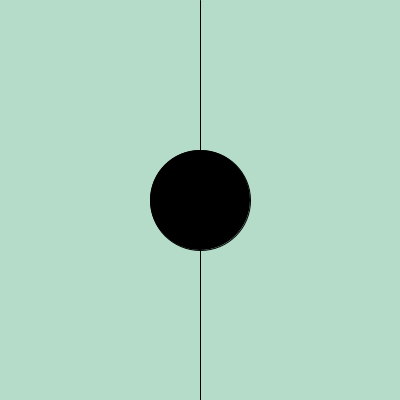
Frame 1 (no input)
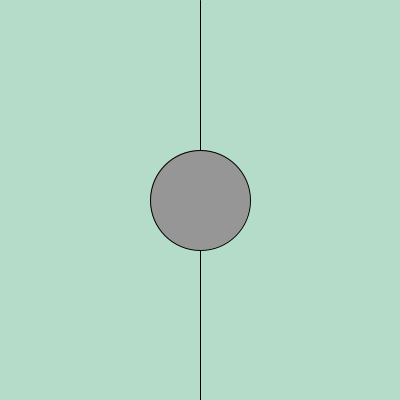
Frame 60 (the mouse pressed at the canvas centre just before this capture)
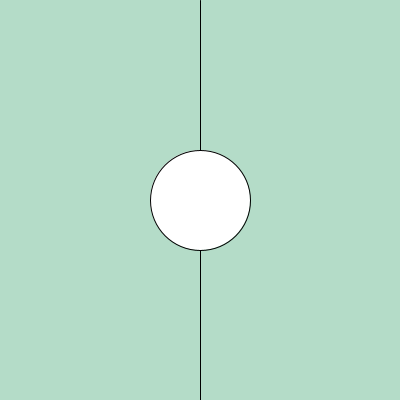
Frame 120 (the mouse held since frame 60 and released just before this capture)

The Processing sketch that drew these frames (run headless with seeded random() and noise(); from frame 60 on, the mouse is pressed at the canvas centre):

// Processing sketch: mouseControl_condicional_2
// ── mouseControl_condicional_2.pde
float miColor = 0;
float posX, posY;
float diameter;

void setup() {
  size(400, 400);
  posX = width/2;
  posY = height/2;
  diameter = 100;
}

void draw() {
  background(180, 220, 200);
  fill(miColor);
  line(width/2, 0, width/2, height);

  if (mousePressed == true) {
    miColor = 255;
  } else if (mouseX < width/2) {
    miColor = 150;
  } else {
    miColor = 0;
  }

  ellipse(posX, posY, diameter, diameter);
}
